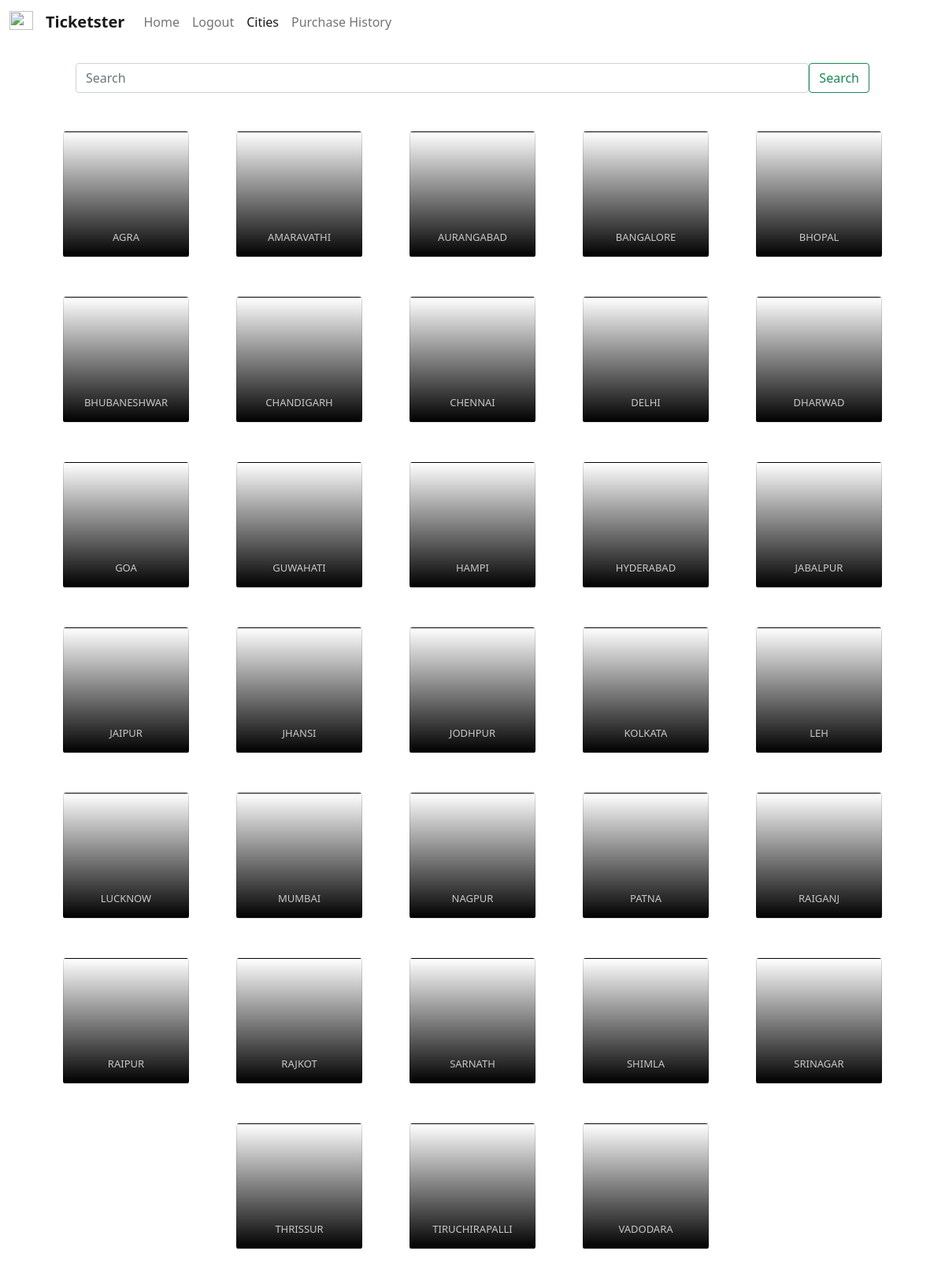
The app's page /cities.php (signed in) with its own data.
### tables this page shows
CREATE TABLE `city_table` (
  `CITY_NAME` varchar(30) NOT NULL,
  `IMG_LINK` varchar(2000) DEFAULT NULL
);

### cities.php (the view, shortened to what this page needs)
<?php session_start();
$con = mysqli_connect("localhost","root","","tickets");
?>
<!doctype html>
<html lang="en">
<head>
  <link href="https://cdn.jsdelivr.net/npm/bootstrap@5.1.3/dist/css/bootstrap.min.css" rel="stylesheet"
>
</head>
<?php if(isset($_SESSION['li']) == "yep"){$v = "Logout";}else{$v = "Login";} ?>
<body>
  <nav class="navbar navbar-expand-lg navbar-light ">
    <div class="container-fluid">
      <a class="navbar-brand" href="index.php">
        <img src="https://thumbs.dreamstime.com/b/ticket-icon-white-background-vector-illustration-eps-113357837.jpg"
          alt="" width="30" height="24" class="d-inline-block align-text-top">
      </a>
      <a class="navbar-brand" href="index.php"><b>Ticketster</b></a>
      <div class="collapse navbar-collapse" id="navbarNav">
        <ul class="navbar-nav">
        <li class='nav-item'>
            <a class='nav-link' href='index.php'>Home</a>
          </li>
          <li class="nav-item">
            <a class="nav-link" aria-current="page" href= <?php echo "'".$v.".html'" ?> ><?php echo $v ?></a>
          </li>
            <li class='nav-item'>
            <a class='nav-link active' href='cities.php'>Cities</a>
          </li>
            <?php
          if(isset($_SESSION['li']) == "yep"){
            echo "
          <li class='nav-item'>
            <a class='nav-link' href='purchasehistory.php'>Purchase History</a>
          </li>
            ";
          }
          ?>
        </ul>
      </div>
    </div>
  </nav>
  <form class="d-flex" action="search.php" method="post" style="margin-inline:8%;margin-top:2%;margin-bottom: 2%;">
    <input class="form-control " type="search" placeholder="Search" aria-label="Search" name="mon">
    <button class="btn btn-outline-success" type="submit">Search</button>
  </form>
  <div id="content">
    <?php
      $places = mysqli_query($con,"select * from city_table");
      while ($row = mysqli_fetch_assoc($places)) {
        echo "
        <form action='getmon.php' method='post'>
        <input type='hidden' value='".$row['CITY_NAME']."' name='city'>
        <button type='submit' style='background-color: rgba(240, 248, 255, 0);border: none;'>
          <div class='card'
            style='background: linear-gradient(rgba(253, 253, 253, 0),rgb(0, 0, 0)), url(".$row['IMG_LINK'].");background-position: center; background-size: cover ;'>
            <h3 align='center' id='name' style='margin-top:80%;'>".$row['CITY_NAME']."</h3>
          </div>
        </button>
      </form>
        " ;
    }
    ?>
</body>
</html>

### cities.php (style rules this page uses)
#content { display: flex; flex-wrap: wrap; align-items: center; justify-content: center; }
.card>h3 { font-size: small; }
form { margin: 2%; }
.card { width: 10rem; height: 10rem; color: rgb(199, 199, 199); transition: all ease 0.1s; }

### records on screen
city_table: CITY_NAME "AGRA"
city_table: CITY_NAME "AMARAVATHI"
city_table: CITY_NAME "AURANGABAD"
city_table: CITY_NAME "BANGALORE"
city_table: CITY_NAME "BHOPAL"
city_table: CITY_NAME "BHUBANESHWAR"
city_table: CITY_NAME "CHANDIGARH"
city_table: CITY_NAME "CHENNAI"
city_table: CITY_NAME "DELHI"
city_table: CITY_NAME "DHARWAD"
city_table: CITY_NAME "GOA"
city_table: CITY_NAME "GUWAHATI"
city_table: CITY_NAME "HAMPI"
city_table: CITY_NAME "HYDERABAD"
city_table: CITY_NAME "JABALPUR"
city_table: CITY_NAME "JAIPUR"
city_table: CITY_NAME "JHANSI"
city_table: CITY_NAME "JODHPUR"
city_table: CITY_NAME "KOLKATA"
city_table: CITY_NAME "LEH"
city_table: CITY_NAME "LUCKNOW"
city_table: CITY_NAME "MUMBAI"
city_table: CITY_NAME "NAGPUR"
city_table: CITY_NAME "PATNA"
city_table: CITY_NAME "RAIGANJ"
city_table: CITY_NAME "RAIPUR"
city_table: CITY_NAME "RAJKOT"
city_table: CITY_NAME "SARNATH"
city_table: CITY_NAME "SHIMLA"
city_table: CITY_NAME "SRINAGAR"
city_table: CITY_NAME "THRISSUR"
city_table: CITY_NAME "TIRUCHIRAPALLI"
city_table: CITY_NAME "VADODARA"

### other values on screen
$v "Logout"
